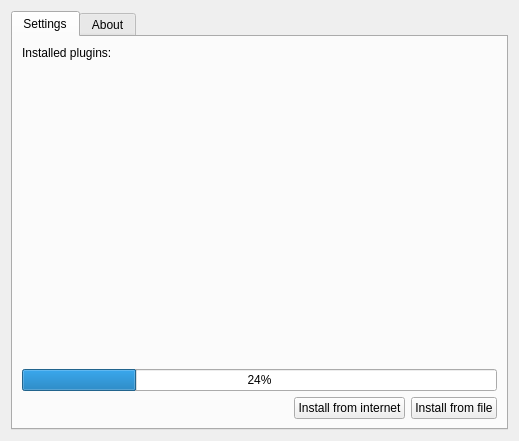
<ui version="4.0" >
 <class>plugmanSettings</class>
 <widget class="QWidget" name="plugmanSettings" >
  <property name="geometry" >
   <rect>
    <x>0</x>
    <y>0</y>
    <width>519</width>
    <height>441</height>
   </rect>
  </property>
  <property name="windowTitle" >
   <string>Form</string>
  </property>
  <layout class="QGridLayout" name="gridLayout" >
   <item row="0" column="0" >
    <widget class="QTabWidget" name="tabWidget" >
     <property name="currentIndex" >
      <number>0</number>
     </property>
     <widget class="QWidget" name="SettingsTab" >
      <attribute name="title" >
       <string>Settings</string>
      </attribute>
      <layout class="QGridLayout" name="gridLayout_3" >
       <item row="1" column="0" colspan="3" >
        <widget class="QLabel" name="label" >
         <property name="text" >
          <string>Installed plugins:</string>
         </property>
        </widget>
       </item>
       <item row="4" column="0" >
        <spacer name="horizontalSpacer" >
         <property name="orientation" >
          <enum>Qt::Horizontal</enum>
         </property>
         <property name="sizeHint" stdset="0" >
          <size>
           <width>40</width>
           <height>20</height>
          </size>
         </property>
        </spacer>
       </item>
       <item row="4" column="1" >
        <widget class="QPushButton" name="pushButton" >
         <property name="text" >
          <string>Install from internet</string>
         </property>
         <property name="icon" >
          <iconset resource="../icons.qrc" >
           <normaloff>:/icons/internet.png</normaloff>:/icons/internet.png</iconset>
         </property>
        </widget>
       </item>
       <item row="4" column="2" >
        <widget class="QPushButton" name="installfromfileBtn" >
         <property name="text" >
          <string>Install from file</string>
         </property>
         <property name="icon" >
          <iconset resource="../icons.qrc" >
           <normaloff>:/icons/open.png</normaloff>:/icons/open.png</iconset>
         </property>
        </widget>
       </item>
       <item row="2" column="0" >
        <spacer name="verticalSpacer" >
         <property name="orientation" >
          <enum>Qt::Vertical</enum>
         </property>
         <property name="sizeHint" stdset="0" >
          <size>
           <width>20</width>
           <height>40</height>
          </size>
         </property>
        </spacer>
       </item>
       <item row="3" column="0" colspan="3" >
        <widget class="QProgressBar" name="progressBar" >
         <property name="value" >
          <number>24</number>
         </property>
        </widget>
       </item>
      </layout>
     </widget>
     <widget class="QWidget" name="AboutTab" >
      <attribute name="title" >
       <string>About</string>
      </attribute>
      <layout class="QGridLayout" name="gridLayout_2" >
       <item row="0" column="0" >
        <widget class="QTextBrowser" name="textBrowser" >
         <property name="frameShape" >
          <enum>QFrame::StyledPanel</enum>
         </property>
         <property name="frameShadow" >
          <enum>QFrame::Sunken</enum>
         </property>
         <property name="html" >
          <string>&lt;!DOCTYPE HTML PUBLIC "-//W3C//DTD HTML 4.0//EN" "http://www.w3.org/TR/REC-html40/strict.dtd">
&lt;html>&lt;head>&lt;meta name="qrichtext" content="1" />&lt;style type="text/css">
p, li { white-space: pre-wrap; }
&lt;/style>&lt;/head>&lt;body style=" font-family:'Bitstream Vera Sans'; font-size:10pt; font-weight:400; font-style:normal;">
&lt;p style=" margin-top:0px; margin-bottom:0px; margin-left:0px; margin-right:0px; -qt-block-indent:0; text-indent:0px;">&lt;img src=":/icons/plugin-logo.png" />&lt;/p>
&lt;p style=" margin-top:0px; margin-bottom:0px; margin-left:0px; margin-right:0px; -qt-block-indent:0; text-indent:0px;">Simple qutIM plugin&lt;/p>
&lt;p style="-qt-paragraph-type:empty; margin-top:0px; margin-bottom:0px; margin-left:0px; margin-right:0px; -qt-block-indent:0; text-indent:0px;">&lt;/p>
&lt;p style=" margin-top:0px; margin-bottom:0px; margin-left:0px; margin-right:0px; -qt-block-indent:0; text-indent:0px;">&lt;span style=" font-weight:600;">Author: &lt;/span>Sidorov Aleksey&lt;/p>
&lt;p style=" margin-top:0px; margin-bottom:0px; margin-left:0px; margin-right:0px; -qt-block-indent:0; text-indent:0px;">&lt;span style=" font-weight:600;">Contacts: &lt;/span>&lt;a href="mailto::sauron@citadelspb.com">&lt;span style=" text-decoration: underline; color:#0000ff;">sauron@citadeslpb.com&lt;/span>&lt;/a>&lt;/p>&lt;/body>&lt;/html></string>
         </property>
        </widget>
       </item>
      </layout>
     </widget>
    </widget>
   </item>
  </layout>
 </widget>
 <resources>
  <include location="../icons.qrc" />
 </resources>
 <connections/>
</ui>
